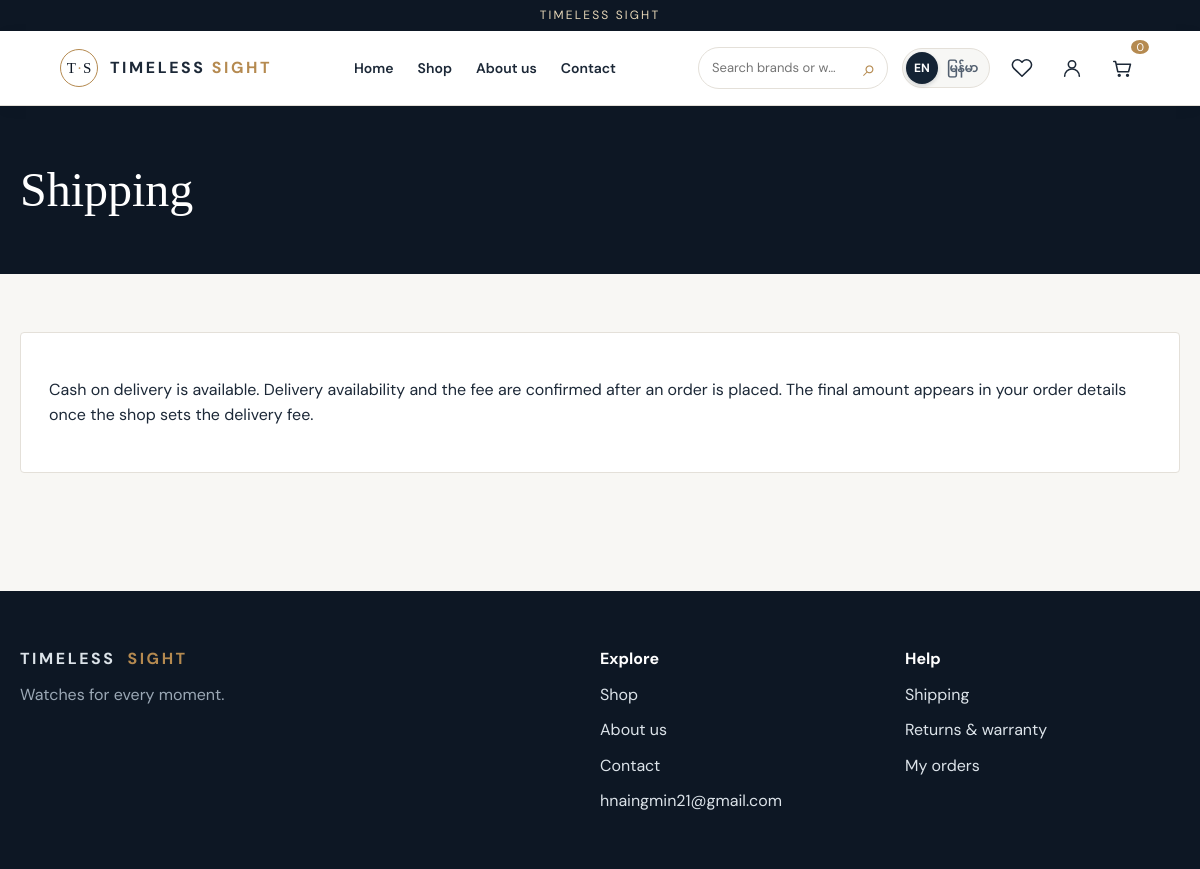
The app's page /shipping.php with its own data.
### tables this page shows
CREATE TABLE `settings` (
  `setting_key` varchar(80) NOT NULL,
  `setting_value` text NOT NULL
);

### functions.php (called while the page is built, shortened)
<?php
function h(?string $v): string {
    return htmlspecialchars($v ?? '', ENT_QUOTES|ENT_SUBSTITUTE, 'UTF-8');
}
function query(string $sql,array $params=[]): PDOStatement {
    global $db;
    $s=$db->prepare($sql);
    $s->execute($params);
    return $s;
}
function current_user(): ?array {
    if (empty($_SESSION['uid'])) return null;
    return null;
}
function language(): string {
    return ($_SESSION['lang']??'en')==='mm'?'mm':'en';
}
function tr(string $key): string {
    static $texts=[];
    $l=language();
    if (!isset($texts[$l])) $texts[$l]=require dirname(__DIR__).'/lang/'.$l.'.php';
    return $texts[$l][$key]??$key;
}
function setting(string $key): string {
    $v=query('SELECT setting_value FROM settings WHERE setting_key=?',[$key])->fetchColumn();
    return $v===false?'':(string)$v;
}
function cart_count(): int {
    return array_sum(array_map('intval',$_SESSION['cart']??[]));
}

### bootstrap.php (called while the page is built, shortened)
<?php
$root = dirname(__DIR__);
$vars = is_file($root.'/.env') ? parse_ini_file($root.'/.env', false, INI_SCANNER_RAW) : [];
function cfg(string $key, string $default = ''): string {
    global $vars;
    return (string)($vars[$key] ?? $default);
}
$base = rtrim(parse_url(cfg('APP_URL','http://localhost/timeless-sight'), PHP_URL_PATH) ?: '', '/');
function url(string $path=''): string {
    global $base;
    return $base.'/'.ltrim($path,'/');
}
try {
    $db = new PDO('mysql:host='.cfg('DB_HOST','127.0.0.1').';port='.cfg('DB_PORT','3306').';dbname='.cfg('DB_NAME','timeless_sight').';charset=utf8mb4',cfg('DB_USER','root'),cfg('DB_PASS'),[
    PDO::ATTR_ERRMODE=>PDO::ERRMODE_EXCEPTION, PDO::ATTR_DEFAULT_FETCH_MODE=>PDO::FETCH_ASSOC, PDO::ATTR_EMULATE_PREPARES=>false
    ]);
}
catch (PDOException $e) {
    http_response_code(503);
    exit('Database unavailable. Check INSTALL_MM.md and .env.');
}
require_once $root.'/includes/functions.php';

### en.php (called while the page is built)
<?php
return [
'price'=>'Price','sample_price'=>'Sample price','sample_catalog'=>'Sample catalog · Confirmed prices and availability will be announced by the shop.','orders_paused'=>'Orders are available after the shop confirms prices and stock.',
'home'=>'Home','shop'=>'Shop','about'=>'About us','contact'=>'Contact','search'=>'Search brands or watches','wishlist'=>'Wishlist','cart'=>'Cart','account'=>'Account','login'=>'Login','signup'=>'Sign up','logout'=>'Log out','orders'=>'My orders','brands'=>'Shop by brand','featured'=>'Featured watches','new'=>'New arrivals','shop_now'=>'Shop watches','no_image'=>'Photo coming soon','details'=>'View details','price_pending'=>'Price pending','add_cart'=>'Add to cart','description'=>'Description','stock'=>'In stock','out_stock'=>'Out of stock','reviews'=>'Customer reviews','write_review'=>'Write a review','checkout'=>'Checkout','recipient'=>'Recipient name','phone'=>'Phone number','region'=>'Region / State','township'=>'Township','address'=>'Full delivery address','landmark'=>'Nearby landmark (optional)','notes'=>'Delivery note (optional)','place_order'=>'Place cash on delivery order','subtotal'=>'Items subtotal','delivery_pending'=>'Delivery charge will be confirmed with your order','delivery_fee'=>'Delivery charge','total'=>'Amount due on delivery','cod'=>'Cash on delivery','track'=>'Track order','empty'=>'Nothing here yet','continue'=>'Continue shopping','email'=>'Gmail address','password'=>'Password','confirm_password'=>'Confirm password','verify'=>'Verify code','code'=>'Six-digit code','send_code'=>'Send reset code','resend'=>'Resend code','reset'=>'Reset password','forgot'=>'Forgot password?','profile'=>'Profile','quantity'=>'Quantity','status'=>'Status','confirm'=>'Confirm','remove'=>'Remove','change'=>'Change','wishlist_saved'=>'Saved to wishlist','save'=>'Save changes','language'=>'Language','support'=>'Support','shipping'=>'Shipping','returns'=>'Returns & warranty','all'=>'All brands','filter'=>'Filter','view_all'=>'View all','sale_notice'=>'Admin must set confirmed prices and stock before sales.'
];

### shipping.php (the view)
<?php
require dirname(__DIR__).'/config/bootstrap.php';
require dirname(__DIR__).'/includes/layout.php';
page_start(tr('shipping'));
?><div class="page-head"><div class="container"><h1><?=h(tr('shipping'))?></h1></div></div><main class="container section"><div class="panel"><p><?=nl2br(h(setting('shipping_text')))?></p></div></main><?php
page_end();

### layout.php (shortened to what this page needs)
<?php
function page_start(string $title, bool $admin=false): void {
    $u=current_user();
?><!doctype html><html lang="<?=language()==='mm'?'my':'en'?>"><head><link rel="stylesheet" href="<?=url('assets/css/style.css')?>"></head><body data-base="<?=h(url(''))?>">
 <div class="topline">TIMELESS SIGHT</div>
 <header class="site-header"><a class="brandmark" href="<?=url('')?>"><span class="brand-symbol">T<span>·</span>S</span><span>TIMELESS <em>SIGHT</em></span></a>
 <nav class="main-nav" aria-label="Main"><a href="<?=url('')?>"><?=h(tr('home'))?></a><a href="<?=url('shop')?>"><?=h(tr('shop'))?></a><a href="<?=url('customer/about.php')?>"><?=h(tr('about'))?></a><a href="<?=url('customer/contact.php')?>"><?=h(tr('contact'))?></a></nav>
 <div class="header-actions"><div class="live-search"><label class="sr-only" for="site-search"><?=h(tr('search'))?></label><input id="site-search" type="search" placeholder="<?=h(tr('search'))?>" autocomplete="off" aria-controls="search-results" aria-expanded="false"><div id="search-results" class="suggestions" role="listbox" hidden></div></div><form class="language-switch desktop-language" action="<?=url('customer/language.php')?>" method="post" aria-label="<?=h(tr('language'))?>"><input type="hidden" name="csrf" value="<?=csrf()?>"><input type="hidden" name="back" value="<?=h($_SERVER['REQUEST_URI']??'/')?>"><button type="submit" name="lang" value="en" class="<?=language()==='en'?'selected':''?>" aria-label="English" <?=language()==='en'?'aria-pressed="true"':'aria-pressed="false"'?>>EN</button><button type="submit" name="lang" value="mm" class="<?=language()==='mm'?'selected':''?>" aria-label="မြန်မာ" <?=language()==='mm'?'aria-pressed="true"':'aria-pressed="false"'?>>မြန်မာ</button></form><a class="header-wishlist" aria-label="<?=h(tr('wishlist'))?>" href="<?=url('wishlist')?>"><svg viewBox="0 0 24 24" aria-hidden="true"><path d="M20.8 4.6a5.5 5.5 0 0 0-7.8 0L12 5.7l-1.1-1.1a5.5 5.5 0 0 0-7.8 7.8L12 21l8.8-8.6a5.5 5.5 0 0 0 0-7.8Z"/></svg></a><a class="header-account" aria-label="<?=h(tr('account'))?>" href="<?=url($u?'customer/profile.php':'auth/login.php')?>"><svg viewBox="0 0 24 24" aria-hidden="true"><circle cx="12" cy="8" r="4"/><path d="M4 21a8 8 0 0 1 16 0"/></svg></a><a class="header-cart" aria-label="<?=h(tr('cart'))?>" href="<?=url('cart')?>"><svg viewBox="0 0 24 24" aria-hidden="true"><path d="M3 5h2l2.4 11h11.8l2-8H6"/><circle cx="9" cy="20" r="1"/><circle cx="18" cy="20" r="1"/></svg><span class="cart-count"><?=cart_count()?></span></a></div></header>
 <?php
}
function page_end(): void {
?><footer class="site-footer"><div><a class="brandmark" href="<?=url('')?>">TIMELESS <em>SIGHT</em></a><p>Watches for every moment.</p></div><div><strong>Explore</strong><a href="<?=url('shop')?>"><?=h(tr('shop'))?></a><a href="<?=url('customer/about.php')?>"><?=h(tr('about'))?></a><a href="<?=url('customer/contact.php')?>"><?=h(tr('contact'))?></a><a href="mailto:<?=h(setting('contact_email'))?>"><?=h(setting('contact_email'))?></a></div><div><strong>Help</strong><a href="<?=url('customer/shipping.php')?>"><?=h(tr('shipping'))?></a><a href="<?=url('customer/returns.php')?>"><?=h(tr('returns'))?></a><a href="<?=url('orders')?>"><?=h(tr('orders'))?></a></div></footer></body></html><?php
}
?><article class="watch-card"><a class="watch-picture" href="<?=url('watch/'.$w['id'])?>"><?php

### style.css (style rules this page uses)
:root { --navy:#0d1724; --navy2:#162539; --gold:#b98d4f; --paper:#f7f7f5; --ink:#1c2837; --muted:#67717e; --line:#e1e3e5; --white:#fff }
* { box-sizing:border-box }
html { scroll-behavior:smooth }
body { margin:0; color:var(--ink); font:16px/1.6 'DM Sans',system-ui,sans-serif; background:var(--paper) }
button,input,textarea,select { font:inherit }
button { cursor:pointer }
a { color:inherit; text-decoration:none }
.topline { text-align:center; background:var(--navy); color:#e7d7b8; font-size:12px; letter-spacing:.18em; padding:6px 12px }
.site-header { position:relative; z-index:20; display:flex; align-items:center; gap:30px; padding:16px clamp(20px,5vw,80px); background:#fff; border-bottom:1px solid var(--line) }
.brandmark { font-weight:700; letter-spacing:.16em; white-space:nowrap; font-size:16px; display:inline-flex; align-items:center; gap:12px }
.brandmark em { font-style:normal; color:var(--gold) }
.brand-symbol { border:1px solid var(--gold); color:var(--navy); font-family:Georgia,serif; font-weight:400; letter-spacing:0; font-size:15px; width:38px; height:38px; display:grid; place-items:center; border-radius:50% }
.brand-symbol span { color:var(--gold) }
.main-nav { display:flex; gap:24px; margin:auto; font-size:14px; font-weight:600 }
.header-actions { display:flex; align-items:center; gap:14px }
.header-actions>a { font-size:23px; line-height:1; position:relative }
.cart-count { font:11px 'DM Sans',sans-serif; position:absolute; right:-9px; top:-8px; background:var(--gold); color:#fff; border-radius:50%; padding:0 5px }
.live-search { position:relative }
.live-search input { width:190px; border:1px solid var(--line); border-radius:40px; padding:8px 13px; font-size:13px; outline:0 }
.container { width:min(1200px,calc(100% - 40px)); margin:auto }
.section { padding:58px 0 }
.section-heading h2,.page-title,h1,h2 { font-family:'Playfair Display',Georgia,serif; font-weight:500; line-height:1.2 }
.page-head { background:var(--navy); color:#fff; padding:55px 0 }
.page-head h1 { font-size:45px; margin:0 }
.form-panel,.panel { background:#fff; padding:28px; border:1px solid var(--line) }
.site-footer { background:var(--navy); color:#dce3e9; display:grid; grid-template-columns:2fr 1fr 1fr; gap:30px; padding:55px max(20px,calc((100vw - 1200px)/2)); margin-top:60px }
.site-footer>div { display:flex; flex-direction:column; align-items:start; gap:10px }
.site-footer strong { color:white }
.site-footer p { color:#9ba8b5; margin:0 }
:root { --paper:#f8f7f4; --line:#e4e0d9; --gold:#b58a50 }
body { overflow-x:hidden }
h1,h2,h3,p { overflow-wrap:break-word }
.brand-symbol { display:flex; align-items:center; justify-content:center; gap:1px; flex:none; white-space:nowrap; line-height:1; letter-spacing:0; overflow:hidden }
.brand-symbol span { display:inline-block; line-height:1 }
.site-header { box-shadow:0 3px 16px #0d172408 }
.main-nav a { white-space:nowrap }
.header-actions>a { min-width:36px; min-height:40px; display:inline-flex; align-items:center; justify-content:center }
.header-actions form { min-width:56px }
.live-search { min-width:0 }
.live-search input { min-height:42px; text-overflow:ellipsis }
.page-head h1 { font-size:clamp(34px,4vw,52px) }
.form-panel,.panel { border-radius:4px; min-width:0 }
.site-footer a { overflow-wrap:anywhere }
.header-actions>a svg { width:22px; height:22px; fill:none; stroke:currentColor; stroke-width:1.7; stroke-linecap:round; stroke-linejoin:round }
.live-search::before { content:'⌕'; position:absolute; right:12px; top:50%; transform:translateY(-50%); font-size:23px; line-height:1; color:var(--gold); pointer-events:none }
.live-search input { padding-right:35px }
.language-switch { display:inline-flex; align-items:center; flex:none; border:1px solid var(--line); background:#f7f7f5; border-radius:40px; padding:3px; gap:1px; white-space:nowrap }
.language-switch button { border:0; background:transparent; color:#536070; font-size:12px; font-weight:700; border-radius:30px; min-height:32px; padding:3px 8px; line-height:1.4 }
.language-switch button.selected { background:#142334; color:white; box-shadow:0 2px 4px #0d172429 }
.header-actions .language-switch { min-width:0; width:auto }

### records on screen
settings: setting_value "Cash on delivery is available. Delivery availability and the fee are confirmed after an order is placed. The final amount appears in your order details once the shop sets the delivery fee."
settings: setting_value "hnaingmin21@gmail.com"

### other values on screen
tr('home') "Home"
tr('shop') "Shop"
tr('about') "About us"
tr('contact') "Contact"
cart_count() "0"
tr('shipping') "Shipping"
tr('returns') "Returns & warranty"
tr('orders') "My orders"
